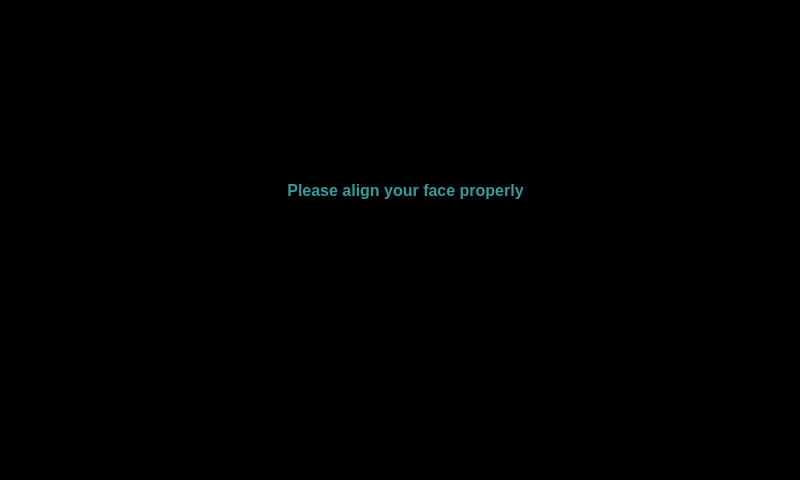
<?xml version="1.0" encoding="UTF-8"?>
<ui version="4.0">
 <class>Frame</class>
 <widget class="QFrame" name="Frame">
  <property name="geometry">
   <rect>
    <x>0</x>
    <y>0</y>
    <width>800</width>
    <height>480</height>
   </rect>
  </property>
  <property name="windowTitle">
   <string>Frame</string>
  </property>
  <property name="styleSheet">
   <string notr="true">background-color: rgb(0, 0, 0);</string>
  </property>
  <widget class="QLabel" name="status">
   <property name="geometry">
    <rect>
     <x>0</x>
     <y>130</y>
     <width>811</width>
     <height>121</height>
    </rect>
   </property>
   <property name="font">
    <font>
     <family>Segoe UI</family>
     <pointsize>12</pointsize>
     <weight>75</weight>
     <bold>true</bold>
    </font>
   </property>
   <property name="styleSheet">
    <string notr="true">color: #3D989A</string>
   </property>
   <property name="text">
    <string>Please align your face properly</string>
   </property>
   <property name="alignment">
    <set>Qt::AlignCenter</set>
   </property>
  </widget>
 </widget>
 <resources/>
 <connections/>
</ui>
